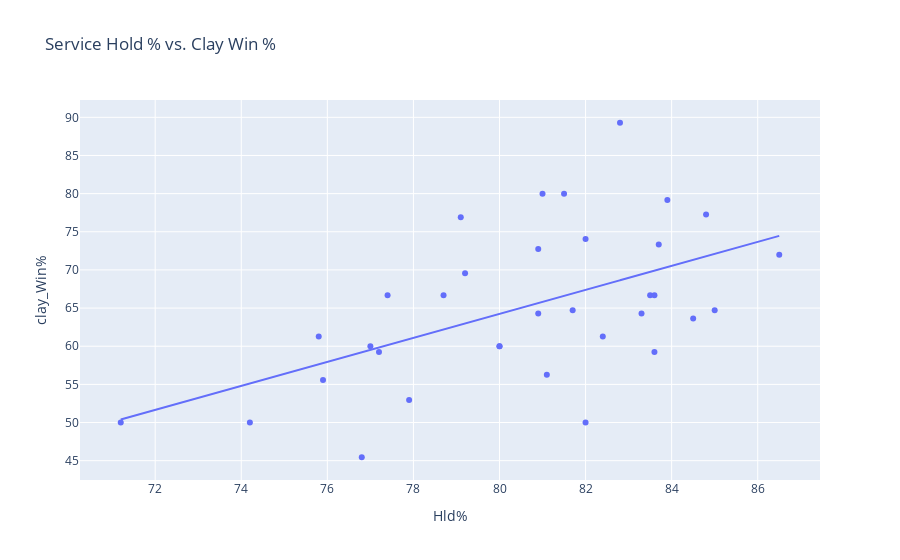

The notebook cell this image was saved under:
### Code cell
fig = px.scatter(clayserve, x = "Hld%", y = "clay_Win%", hover_name = "name",
                 title = "Service Hold % vs. Clay Win %")
coefficients = np.polyfit(clayserve['Hld%'], clayserve['clay_Win%'], 1)
line_of_best_fit = np.polyval(coefficients, clayserve['Hld%'])
fig.add_trace(px.line(x=clayserve['Hld%'], y=line_of_best_fit).data[0])


fig.show()

### Figure 1 — Plotly figure (JSON) as saved in the notebook; plotly's stock layout.template omitted (floating-point values rounded to 4 significant figures)
{"data": [{"hovertemplate": "<b>%{hovertext}</b><br><br>Hld%=%{x}<br>clay_Win%=%{y}<extra></extra>", "hovertext": ["Carlos Alcaraz", "Holger Rune", "Novak Djokovic", "Andrey Rublev", "Stefanos Tsitsipas", "Daniil Medvedev", "Alexander Zverev", "Casper Ruud", "Jannik Sinner", "Nicolas Jarry", "Cameron Norrie", "Arthur Fils", "Frances Tiafoe", "Grigor Dimitrov", "Karen Khachanov", "Alexei Popyrin", "Taylor Fritz", "Borna Coric", "Jan Lennard Struff", "Aslan Karatsev", "Sebastian Baez", "Tomas Martin Etcheverry", "Francisco Cerundolo", "Matteo Arnaldi", "Yannick Hanfmann", "Laslo Djere", "Lorenzo Musetti", "Lorenzo Sonego", "Dusan Lajovic", "Alejandro Davidovich Fokina", "Hubert Hurkacz", "Jiri Lehecka", "Sebastian Ofner", "Daniel Evans"], "legendgroup": "", "marker": {"color": "#636efa", "symbol": "circle"}, "mode": "markers", "name": "", "orientation": "v", "showlegend": false, "type": "scatter", "x": [82.8, 81.5, 81, 83.9, 84.8, 79.1, 82, 83.7, 80.9, 86.5, 79.2, 77.4, 83.5, 78.7, 83.6, 85, 81.7, 80.9, 83.3, 84.5, 75.8, 82.4, 77, 80, 80, 83.6, 77.2, 81.1, 75.9, 77.9, 82, 71.2, 74.2, 76.8], "xaxis": "x", "y": [89.29, 80, 80, 79.17, 77.27, 76.92, 74.07, 73.33, 72.73, 72, 69.57, 66.67, 66.67, 66.67, 66.67, 64.71, 64.71, 64.29, 64.29, 63.64, 61.29, 61.29, 60, 60, 60, 59.26, 59.26, 56.25, 55.56, 52.94, 50, 50, 50, 45.45], "yaxis": "y"}, {"hovertemplate": "x=%{x}<br>y=%{y}<extra></extra>", "legendgroup": "", "line": {"color": "#636efa", "dash": "solid"}, "marker": {"symbol": "circle"}, "mode": "lines", "name": "", "orientation": "v", "showlegend": false, "type": "scatter", "x": [82.8, 81.5, 81, 83.9, 84.8, 79.1, 82, 83.7, 80.9, 86.5, 79.2, 77.4, 83.5, 78.7, 83.6, 85, 81.7, 80.9, 83.3, 84.5, 75.8, 82.4, 77, 80, 80, 83.6, 77.2, 81.1, 75.9, 77.9, 82, 71.2, 74.2, 76.8], "xaxis": "x", "y": [68.64, 66.59, 65.81, 70.37, 71.78, 62.82, 67.38, 70.05, 65.65, 74.46, 62.97, 60.14, 69.74, 62.19, 69.9, 72.1, 66.91, 65.65, 69.42, 71.31, 57.63, 68.01, 59.51, 64.23, 64.23, 69.9, 59.83, 65.96, 57.78, 60.93, 67.38, 50.39, 55.11, 59.2], "yaxis": "y"}], "layout": {"legend": {"tracegroupgap": 0}, "title": {"text": "Service Hold % vs. Clay Win %"}, "xaxis": {"anchor": "y", "domain": [0, 1], "title": {"text": "Hld%"}}, "yaxis": {"anchor": "x", "domain": [0, 1], "title": {"text": "clay_Win%"}}}}
